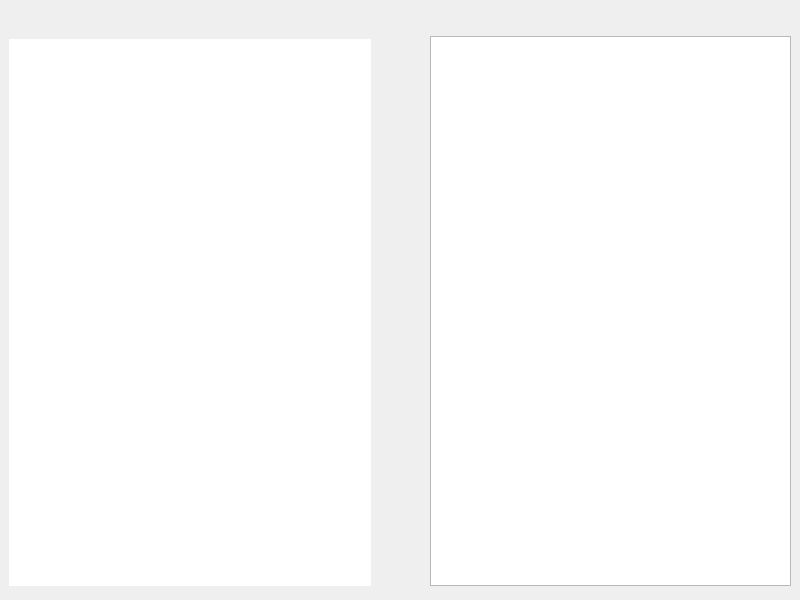
<?xml version="1.0" encoding="UTF-8"?>
<ui version="4.0">
 <class>MainWindow</class>
 <widget class="QMainWindow" name="MainWindow">
  <property name="geometry">
   <rect>
    <x>0</x>
    <y>0</y>
    <width>800</width>
    <height>600</height>
   </rect>
  </property>
  <property name="font">
   <font>
    <family>Montserrat Medium</family>
    <pointsize>12</pointsize>
   </font>
  </property>
  <property name="windowTitle">
   <string>MainWindow</string>
  </property>
  <widget class="QWidget" name="centralwidget">
   <layout class="QGridLayout" name="gridLayout">
    <property name="topMargin">
     <number>5</number>
    </property>
    <item row="1" column="1">
     <layout class="QVBoxLayout" name="toolsVerticalLayout">
      <property name="spacing">
       <number>0</number>
      </property>
      <item>
       <widget class="QPushButton" name="createButton">
        <property name="sizePolicy">
         <sizepolicy hsizetype="Maximum" vsizetype="Preferred">
          <horstretch>0</horstretch>
          <verstretch>0</verstretch>
         </sizepolicy>
        </property>
        <property name="text">
         <string/>
        </property>
        <property name="flat">
         <bool>true</bool>
        </property>
       </widget>
      </item>
      <item>
       <widget class="QPushButton" name="deleteButton">
        <property name="sizePolicy">
         <sizepolicy hsizetype="Maximum" vsizetype="Preferred">
          <horstretch>0</horstretch>
          <verstretch>0</verstretch>
         </sizepolicy>
        </property>
        <property name="text">
         <string/>
        </property>
        <property name="flat">
         <bool>true</bool>
        </property>
       </widget>
      </item>
      <item>
       <widget class="QPushButton" name="saveButton">
        <property name="sizePolicy">
         <sizepolicy hsizetype="Maximum" vsizetype="Preferred">
          <horstretch>0</horstretch>
          <verstretch>0</verstretch>
         </sizepolicy>
        </property>
        <property name="autoFillBackground">
         <bool>true</bool>
        </property>
        <property name="text">
         <string/>
        </property>
        <property name="iconSize">
         <size>
          <width>40</width>
          <height>40</height>
         </size>
        </property>
        <property name="shortcut">
         <string notr="true"/>
        </property>
        <property name="flat">
         <bool>true</bool>
        </property>
       </widget>
      </item>
      <item>
       <widget class="QPushButton" name="editNoteButton">
        <property name="sizePolicy">
         <sizepolicy hsizetype="Maximum" vsizetype="Preferred">
          <horstretch>0</horstretch>
          <verstretch>0</verstretch>
         </sizepolicy>
        </property>
        <property name="autoFillBackground">
         <bool>true</bool>
        </property>
        <property name="text">
         <string/>
        </property>
        <property name="iconSize">
         <size>
          <width>40</width>
          <height>40</height>
         </size>
        </property>
        <property name="flat">
         <bool>true</bool>
        </property>
       </widget>
      </item>
      <item>
       <widget class="QPushButton" name="filterButton">
        <property name="sizePolicy">
         <sizepolicy hsizetype="Maximum" vsizetype="Preferred">
          <horstretch>0</horstretch>
          <verstretch>0</verstretch>
         </sizepolicy>
        </property>
        <property name="text">
         <string/>
        </property>
        <property name="autoDefault">
         <bool>false</bool>
        </property>
        <property name="flat">
         <bool>true</bool>
        </property>
       </widget>
      </item>
      <item>
       <widget class="QPushButton" name="noFiltrationButton">
        <property name="sizePolicy">
         <sizepolicy hsizetype="Maximum" vsizetype="Preferred">
          <horstretch>0</horstretch>
          <verstretch>0</verstretch>
         </sizepolicy>
        </property>
        <property name="text">
         <string/>
        </property>
        <property name="flat">
         <bool>true</bool>
        </property>
       </widget>
      </item>
     </layout>
    </item>
    <item row="1" column="2">
     <layout class="QVBoxLayout" name="textWindowVerticalLayout">
      <property name="spacing">
       <number>0</number>
      </property>
      <item>
       <layout class="QHBoxLayout" name="horizontalLayout">
        <item>
         <spacer name="horizontalSpacer">
          <property name="orientation">
           <enum>Qt::Horizontal</enum>
          </property>
          <property name="sizeType">
           <enum>QSizePolicy::Fixed</enum>
          </property>
          <property name="sizeHint" stdset="0">
           <size>
            <width>45</width>
            <height>0</height>
           </size>
          </property>
         </spacer>
        </item>
        <item>
         <widget class="QLabel" name="nameLabel">
          <property name="text">
           <string/>
          </property>
          <property name="alignment">
           <set>Qt::AlignCenter</set>
          </property>
         </widget>
        </item>
        <item>
         <widget class="QPushButton" name="infoButton">
          <property name="sizePolicy">
           <sizepolicy hsizetype="Maximum" vsizetype="Maximum">
            <horstretch>0</horstretch>
            <verstretch>0</verstretch>
           </sizepolicy>
          </property>
          <property name="text">
           <string/>
          </property>
          <property name="flat">
           <bool>true</bool>
          </property>
         </widget>
        </item>
       </layout>
      </item>
      <item>
       <widget class="QPlainTextEdit" name="plainTextEdit">
        <property name="readOnly">
         <bool>true</bool>
        </property>
       </widget>
      </item>
      <item>
       <spacer name="verticalSpacer_3">
        <property name="orientation">
         <enum>Qt::Vertical</enum>
        </property>
        <property name="sizeType">
         <enum>QSizePolicy::Fixed</enum>
        </property>
        <property name="sizeHint" stdset="0">
         <size>
          <width>0</width>
          <height>5</height>
         </size>
        </property>
       </spacer>
      </item>
     </layout>
    </item>
    <item row="1" column="0">
     <layout class="QVBoxLayout" name="notesListLeftVerticalLayout">
      <property name="spacing">
       <number>2</number>
      </property>
      <item>
       <spacer name="verticalSpacer_4">
        <property name="orientation">
         <enum>Qt::Vertical</enum>
        </property>
        <property name="sizeType">
         <enum>QSizePolicy::Fixed</enum>
        </property>
        <property name="sizeHint" stdset="0">
         <size>
          <width>0</width>
          <height>2</height>
         </size>
        </property>
       </spacer>
      </item>
      <item>
       <widget class="QLabel" name="filtrationLabel">
        <property name="text">
         <string/>
        </property>
        <property name="alignment">
         <set>Qt::AlignCenter</set>
        </property>
       </widget>
      </item>
      <item>
       <spacer name="verticalSpacer">
        <property name="orientation">
         <enum>Qt::Vertical</enum>
        </property>
        <property name="sizeType">
         <enum>QSizePolicy::Fixed</enum>
        </property>
        <property name="sizeHint" stdset="0">
         <size>
          <width>1</width>
          <height>8</height>
         </size>
        </property>
       </spacer>
      </item>
      <item>
       <widget class="QListWidget" name="listWidget">
        <property name="frameShape">
         <enum>QFrame::NoFrame</enum>
        </property>
        <property name="sortingEnabled">
         <bool>true</bool>
        </property>
       </widget>
      </item>
      <item>
       <spacer name="verticalSpacer_2">
        <property name="orientation">
         <enum>Qt::Vertical</enum>
        </property>
        <property name="sizeType">
         <enum>QSizePolicy::Fixed</enum>
        </property>
        <property name="sizeHint" stdset="0">
         <size>
          <width>0</width>
          <height>5</height>
         </size>
        </property>
       </spacer>
      </item>
     </layout>
    </item>
   </layout>
  </widget>
 </widget>
 <resources/>
 <connections/>
</ui>
